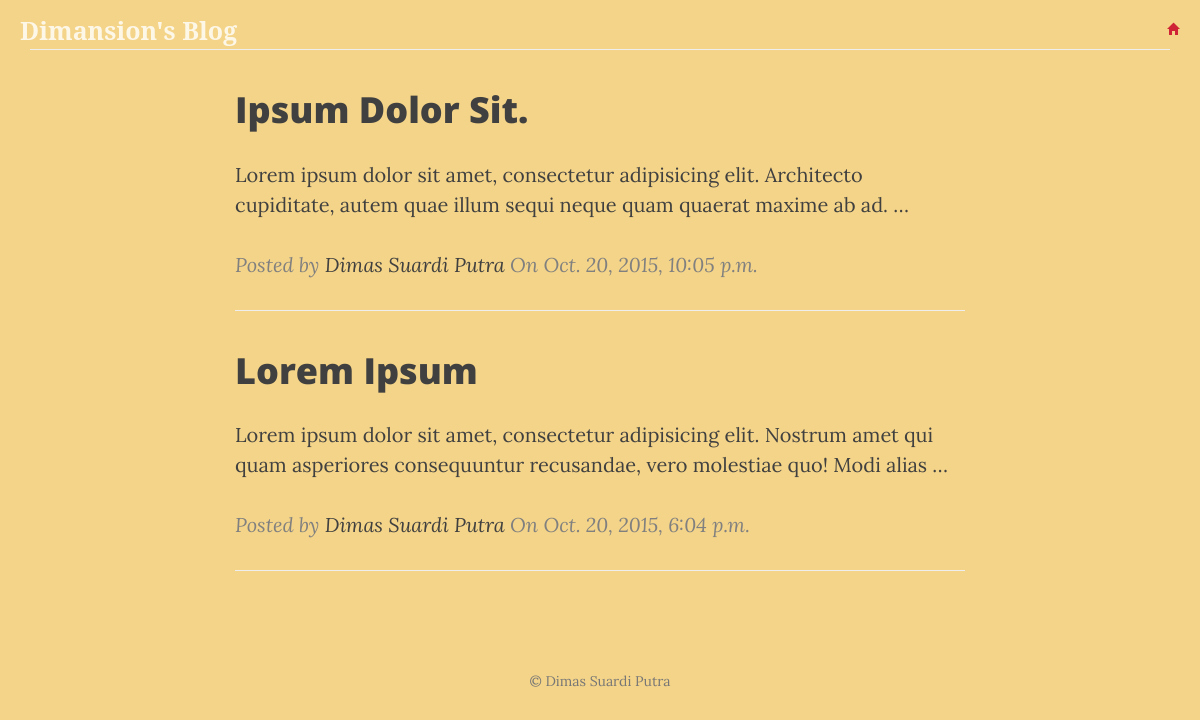
Screenshot of /blog/ with the database file from the repository.
### blog/models.py (models this page shows, shortened)
class Post(models.Model):
    author = models.ForeignKey('auth.User')
    title = models.CharField(max_length=200)
    text = models.TextField()
    created_date = models.DateTimeField(
            default=timezone.now)
    published_date = models.DateTimeField(
            blank=True, null=True)

### blog/views.py (the view)
def post_list(request):
    posts = Post.objects.filter(published_date__lte=timezone.now()).order_by('-published_date')
    return render(request, 'blog/post_list.html', {'posts': posts})

### templates/blog/post_list.html (shortened to what this page needs)
{% extends "blog/base.html" %}
{% block content %}
    {% for post in posts %}
        <div class="post col-lg-8 col-lg-offset-2 col-md-10 col-md-offset-1">
            <h1><a href="{% url "post_detail" pk=post.pk %}">{{ post.title }}</a></h1>
            <p>{{ post.text|truncatewords:20 }}</p>
            <p class="post-meta" style="color: grey; font-style:italic">Posted by <a href="#" style="text-decoration: none">Dimas Suardi Putra</a> On {{ post.published_date }}</p>
            <hr>
        </div>
    {% endfor %}
{% endblock content %}

### templates/blog/base.html (shortened to what this page needs)
<!DOCTYPE html>
<html lang="en">
<head>
    {% load staticfiles %}
    <link href="{% static 'assets/css/bootstrap.min.css' %}" rel="stylesheet">
    <link href="{% static 'assets/css/clean-blog.min.css' %}" rel="stylesheet">
    <link href="http://maxcdn.bootstrapcdn.com/font-awesome/4.1.0/css/font-awesome.min.css" rel="stylesheet" type="text/css">
</head>
<body>
    <nav class="navbar navbar-default navbar-custom navbar-fixed-top">
        <div class="container-fluid">
            <div class="navbar-header page-scroll">
                <a class="navbar-brand" href="/blog">Dimansion's Blog</a>
            </div>
            <div class="collapse navbar-collapse" id="bs-example-navbar-collapse-1">
                <ul class="nav navbar-nav navbar-right">
                    <li>
                        <a href="/portofolio"><span class="glyphicon glyphicon-home"></span></a>
                    </li>
                </ul>
            </div>
        </div>
    </nav>
    <div class="container">
        <div class="page-header">
        </div>
    </div>
    <div class="content container">
        <div class="row">
            <div class="col-md-12">
                {% block content %} {% endblock %}
            </div>
        </div>
    </div>
    <footer>
        <div class="container">
            <div class="row">
                <div class="col-lg-8 col-lg-offset-2 col-md-10 col-md-offset-1">
                    <p class="copyright text-muted"> &copy; Dimas Suardi Putra</p>
                </div>
            </div>
        </div>
    </footer>
</body>
</html>

### rows the page displays
Post: title "Ipsum Dolor Sit.", text "Lorem ipsum dolor sit amet, consectetur adipisicing elit. Architecto cupiditate, autem quae illum sequi neque quam quaerat maxime ab ad. …", published_date "Oct. 20, 2015, 10:05 p.m."
Post: title "Lorem Ipsum", text "Lorem ipsum dolor sit amet, consectetur adipisicing elit. Nostrum amet qui quam asperiores consequuntur recusandae, vero molestiae quo! Modi alias …", published_date "Oct. 20, 2015, 6:04 p.m."
